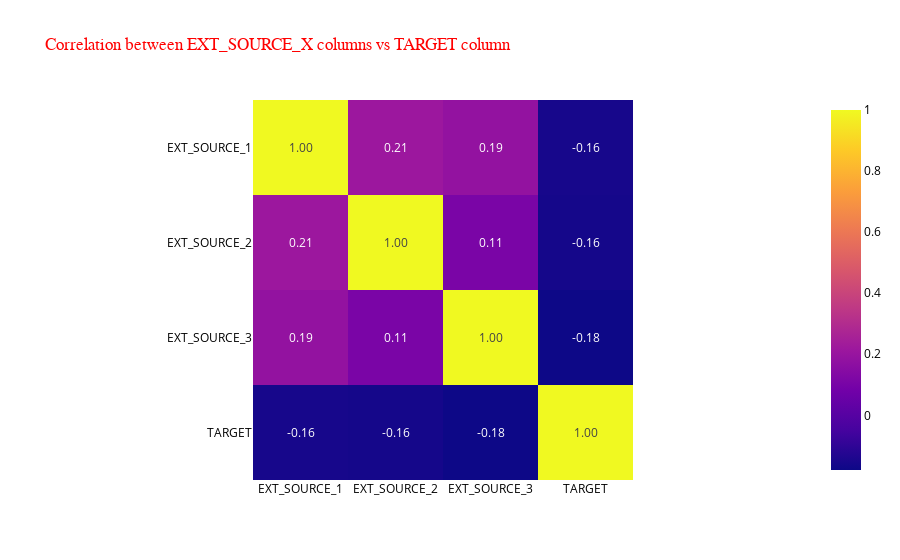

Notebook code for this chart:
### Markdown cell above
<h4>   
      <font color = darkgreen >
            <span style='font-family:Georgia'>
            4.2.1 EXT_SOURCE_X
            </span>   
        </font>    
</h4>

### Code cell
# Checking correlation of EXT_SOURCE_X columns vs TARGET column
Source = applicationDF[["EXT_SOURCE_1","EXT_SOURCE_2","EXT_SOURCE_3","TARGET"]]
source_corr = Source.corr()
fig = px.imshow(source_corr,x=source_corr.columns, y=source_corr.columns,text_auto='.2f',
                title = 'Correlation between EXT_SOURCE_X columns vs TARGET column')
fig.update_layout(
     font_color="black",
    title_font_family="Arial",
    title_font_color="red")
fig.show()

### Figure 1 — Plotly figure (JSON) as saved in the notebook; plotly's stock layout.template omitted (floating-point values rounded to 4 significant figures)
{"data": [{"coloraxis": "coloraxis", "hovertemplate": "x: %{x}<br>y: %{y}<br>color: %{z}<extra></extra>", "name": "0", "texttemplate": "%{z:.2f}", "type": "heatmap", "x": ["EXT_SOURCE_1", "EXT_SOURCE_2", "EXT_SOURCE_3", "TARGET"], "xaxis": "x", "y": ["EXT_SOURCE_1", "EXT_SOURCE_2", "EXT_SOURCE_3", "TARGET"], "yaxis": "y", "z": [[1, 0.214, 0.1868, -0.1553], [0.214, 1, 0.1092, -0.1605], [0.1868, 0.1092, 1, -0.1789], [-0.1553, -0.1605, -0.1789, 1]]}], "layout": {"coloraxis": {"colorscale": [[0, "#0d0887"], [0.1111, "#46039f"], [0.2222, "#7201a8"], [0.3333, "#9c179e"], [0.4444, "#bd3786"], [0.5556, "#d8576b"], [0.6667, "#ed7953"], [0.7778, "#fb9f3a"], [0.8889, "#fdca26"], [1, "#f0f921"]]}, "font": {"color": "black"}, "title": {"font": {"color": "red", "family": "Arial"}, "text": "Correlation between EXT_SOURCE_X columns vs TARGET column"}, "xaxis": {"anchor": "y", "constrain": "domain", "domain": [0, 1], "scaleanchor": "y"}, "yaxis": {"anchor": "x", "autorange": "reversed", "constrain": "domain", "domain": [0, 1]}}}
